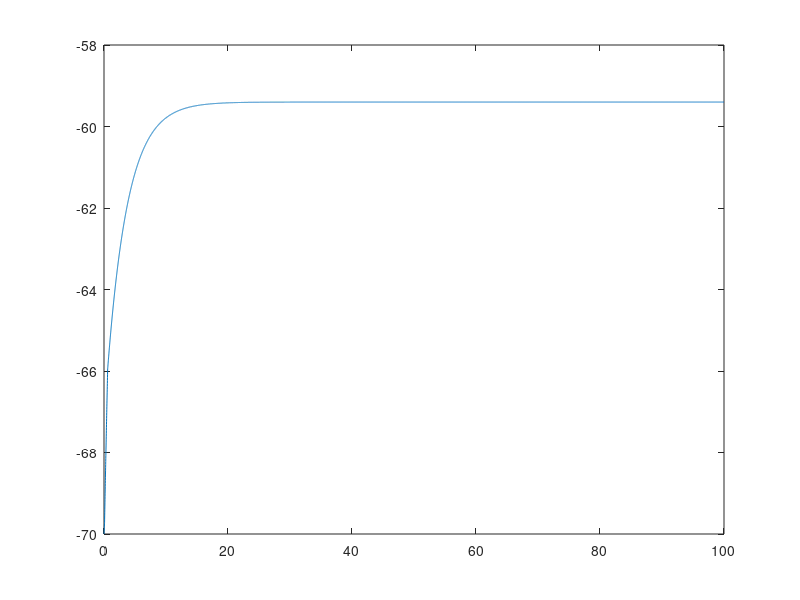

Recreate this plot in MATLAB.
% Initialize Time
stepsize = 1/100; %Stepsize must be greater than 1/2 to accomidate the 0.5ms step 
t = [0:stepsize:100]; %Time

stimuli = (length(t)-1)/200;
xs = 0;

% Constants
gKcon = 36; %mS/cm^2
gNacon = 120; %mS/cm^2
gL = 0.3; %mS/cm^2
EK = -12; %mS/cm^2
ENa = 115; %mV
EL = 10.6; %mV
Vrest = -70; %mV
Cm = 1; %uF/cm^2

% Initial Conditions
Vm =ones(1,length(t)).*0;
am = 0.1*((25-Vrest)/(exp((25-Vrest)/10)-1));
bm = 4*exp(-1*Vrest/18);
an = 0.01*((10-Vrest)/(exp((10-Vrest)/10)-1));
bn = 0.125*exp(-1*Vrest/80);
ah = 0.07*exp(-1*Vrest/20);
bh = 1/(exp((30-Vrest)/10)+1);

mo = am/(am+bm);
no = an/(an+bn);
ho = ah/(ah+bh);

I = 0; %Injected current
%INa = (mo^3)*gNa*ho*(Vrest-ENa);
%IK = (no^4)*gK*(Vrest-EK);
%IL = gL*(Vrest-EL);
%Iion = I - INa - IK - IL;

m(1) = mo;
n(1) = no;
h(1) = ho;
gNa(1) = ((m(1))^3)*gNacon*h(1);
gK(1) = (n((1))^4)*gKcon; 

%Vm(1) = (Iion/Cm);

for i = 2:length(t)
    m(i) = m(i-1)+stepsize*((am*(1-m(i-1)))-(bm*m(i-1)));
    n(i) = n(i-1)+stepsize*((an*(1-n(i-1)))-(bn*n(i-1)));
    h(i) = h(i-1)+stepsize*((ah*(1-h(i-1)))-(bh*h(i-1)));
    
    gNa(i) = ((m(i-1))^3)*gNacon*h(i-1);
    gK(i) = (n((i-1))^4)*gKcon; 
    
    
    INa = ((m(i-1))^3)*gNacon*h(i-1)*(Vm(i-1)-ENa);
    IK = (n((i-1))^4)*gKcon*(Vm(i-1)-EK);
    IL = gL*(Vm(i-1)-EL);
    I = 0; % Reinitialize
    
    %Stimulated
    if(i>10)
        if(xs<stimuli)
            I = 5;
            xs = xs+1;
        end
    end
    
    
    Iion(i) = I - INa - IK - IL;
    
   % if(Iion(i) == Iion(i-1)) 
        dVm = 0;
   % else
        dVm = (Iion(i)/Cm)*stepsize;
    %end
    
    Vm(i) = Vm(i-1)+(dVm);
       
end

Vmm = Vm+ones(1,length(t))*-70;
figure
plot(t,Vmm)
%figure
%plot(t,gNa,'r')
%figure
%plot(t,gK,'b')

